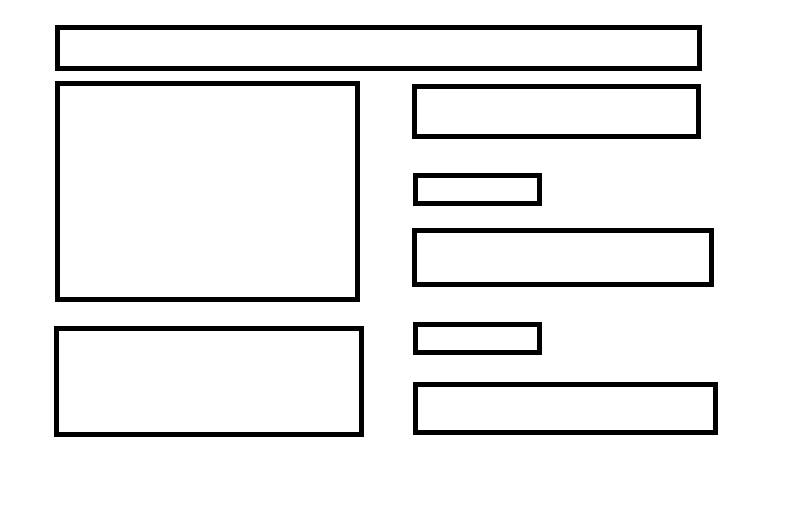
#> input picture Python Files/paint_sample.jpg, 807 x 507 px
$ python run.py
#> lines starting #> are read from the running program, lines starting #| are printed output that depends on the picture; after the words box and inside, x2 and y2 are one past the last pixel; in counts of white or black regions, pixels touching at a corner belong together
### Python Files/bounding_boxPaint.py
import numpy as np
import cv2
from matplotlib import pyplot as plt
import heapq
from colorRectPaint import getRGB


def rectangle_maker(image_name, number_of_rectangles):
#> called with image_name = 'paint_sample.jpg', number_of_rectangles = 9
    img = cv2.imread(image_name)
#> img is the input picture: shape (507, 807, 3); min 0, max 255, mean 236.6

    imgray = cv2.cvtColor(img,cv2.COLOR_BGR2GRAY)
    plt.subplot(121),plt.imshow(imgray,cmap = 'gray')
    plt.title('Grayscale Image'), plt.xticks([]), plt.yticks([])


    imgray = cv2.adaptiveThreshold(imgray,255,cv2.ADAPTIVE_THRESH_GAUSSIAN_C, cv2.THRESH_BINARY,11,8)
#> imgray: shape (507, 807); 92.8% white; 48 black regions (40 under 20 px)
    blur = cv2.GaussianBlur(imgray,(5,5),0.5)

    ret3,th3 = cv2.threshold(blur,127, 255,cv2.THRESH_BINARY+cv2.THRESH_OTSU)
#> ret3 = 96

    contours, hierarchy = cv2.findContours(th3,cv2.RETR_TREE,cv2.CHAIN_APPROX_SIMPLE)
#> contours = 63 contours, 46 with area under 20; largest, box (x1, y1, x2, y2) and area: (0, 0, 807, 507) 407836, (54, 80, 361, 303) 67930, (60, 86, 355, 297) 61740, (53, 325, 365, 438) 34830, (54, 24, 703, 72) 30454

    # Find the index of the 10 largest contours
    areas = [cv2.contourArea(c) for c in contours]
#> areas = 63 values, max 407836 at index 0, min 2 at index 1, mean 12040.8
    print len(th3)
#| 507
    print len(th3[0])
#| 807
    print areas
#> (printed output is left out)

    #max_index = np.argmax(areas)
    #cnt=contours[max_index]
    res = heapq.nlargest(10, areas)
#> res = [407836, 67930, 61740, 34830, 30454, 29900, 22260, 18178, 16522, 16238]


    potential_rectangle_contours = []
    potential_x_coor = []
    potential_y_coor = []
    for index1 in range(len(areas)):
        desiredIndex = 0
        for index2 in range(1,len(res)): #don't want to include the rectangle enclosing the entire paper, which is the largest rectangle
            if res[index2] == areas[index1]:
                desiredIndex = index1
        potential_rectangle_contours.append(contours[desiredIndex])
        x,y,w,h = cv2.boundingRect(contours[desiredIndex])
        potential_x_coor.append(x)
        potential_y_coor.append(y)
#> this loop made 63 passes
#> after the loop, potential_rectangle_contours = 63 contours; largest, box (x1, y1, x2, y2) and area: (0, 0, 807, 507) 407836, (0, 0, 807, 507) 407836, (0, 0, 807, 507) 407836, (0, 0, 807, 507) 407836, (0, 0, 807, 507) 407836; potential_x_coor = 63 values, max 412 at index 8, min 0 at index 0, mean 24.98; potential_y_coor = 63 values, max 381 at index 8, min 0 at index 0, mean 24.87

    #array that has 1 where it is a rectangle, 0 where it is not
    isRectangle = []
    for i in xrange(0,len(potential_x_coor)):
        isRectangle.append(1)
#> this loop made 63 passes
#> after the loop, isRectangle = 63 values from 1 to 1
    #real_rectangle_contours = potential_rectangle_contours
    #Get rid of bounding boxes that do not define actual rectangles
    for index1 in range(len(potential_x_coor)):
        for index2 in range(index1+1,len(potential_x_coor)):
            if len(potential_rectangle_contours[index1]) < 3:
                isRectangle[index1] = 0
            if len(potential_rectangle_contours[index2]) < 3:
                isRectangle[index2] = 0
            if (abs(potential_x_coor[index1] - potential_x_coor[index2]) < 4):
                isRectangle[index2] = 0
#> after the loop, isRectangle = 63 values, max 1 at index 0, min 0 at index 1, mean 0.0635

    num_rectangles_drawn = 0
    index = 0
    while (num_rectangles_drawn < number_of_rectangles) and (index < len(potential_rectangle_contours)):
        if isRectangle[index] == 1:
            current_contour = potential_rectangle_contours[index]
            x,y,w,h = cv2.boundingRect(current_contour)
            cv2.rectangle(img,(x,y),(x+w,y+h),(0,255,0),2)
            #RGB = getRGB(img, x, x+w, y, y+h)
            #print RGB
            num_rectangles_drawn = num_rectangles_drawn+1
            #print current_contour
        index = index+1
#> this loop made 63 passes
#> (current_contour, x, y, w, h) on passes 1, 19: ([[0, 0], [0, 506], [806, 506], [806, 0]], 0, 0, 807, 507), ([[59, 331], [59, 431], [358, 431], [358, 331]], 59, 331, 300, 101)
#> (x, y, w, h) on passes 9, 18: (412, 381, 307, 55), (53, 325, 312, 113)
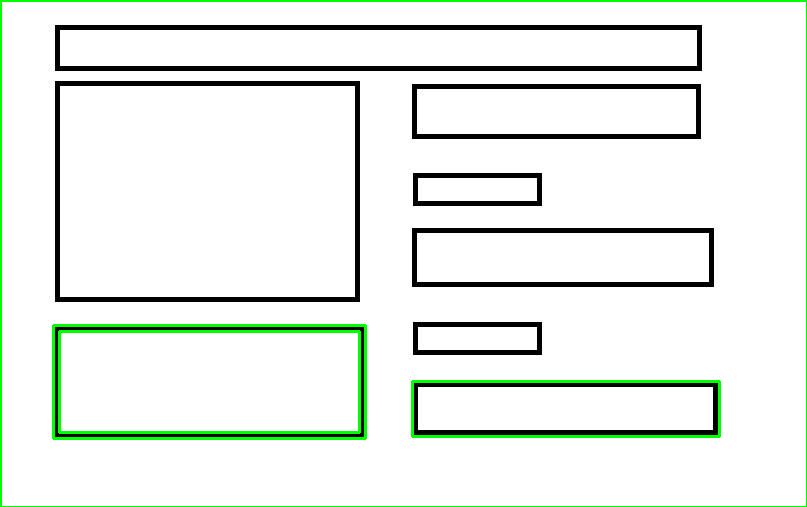
#> img: shape (507, 807, 3); 2.7% of pixels changed, all inside (x1, y1, x2, y2) = (0, 0, 807, 507)
#> after the loop, index = 63; num_rectangles_drawn = 4


    desiredIndex = 0
    for index in range(len(areas)):
        if res[3] == areas[index]:
            desiredIndex = index
#> this loop made 63 passes
#> desiredIndex on pass 18: 17

    cnt1 = contours[desiredIndex]
#> cnt1 = [[53, 326], [54, 325], [363, 325], [364, 326], [364, 436], [363, 437], [54, 437], [53, 436]]

    x,y,w,h = cv2.boundingRect(cnt1)
#> x = 53; y = 325; w = 312; h = 113
    cv2.rectangle(img,(x,y),(x+w,y+h),(0,255,0),2)


    cv2.imshow("Show",img)
    cv2.imwrite('new.jpg', img)
    #cv2.waitKey()
    #cv2.destroyAllWindows()

### Python Files/run.py
from bounding_boxPaint import rectangle_maker

rectangle_maker('paint_sample.jpg', 9)
